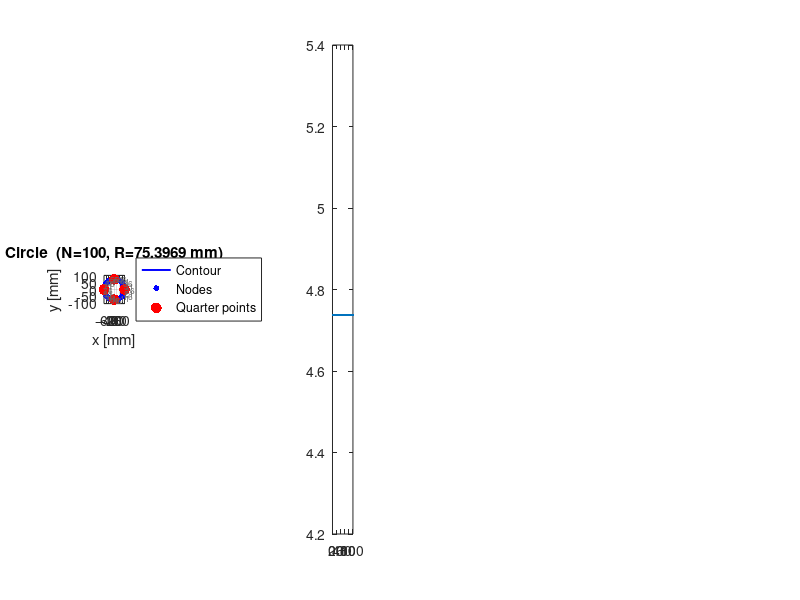

This figure's MATLAB source: (Note: this script raises an error after producing the figure.)
% generate_circle.m
% =========================================================================
% Generates a circular cross-section and saves it as a .mat file ready to
% be loaded by the Python optimizer.
%
% Geometry:
%   - Circle of radius R centred at the origin
%   - Nodes are distributed uniformly in polar angle, which also gives
%     uniform arc-length spacing along the circle
%   - Ordering is CCW, starting at the bottom point (0, -R)
%
% Output .mat fields  (must match what loadData() expects):
%   nodesCoords   [N x 3]  double  - (x, y, 0) in mm, row = one node
%   connectivity  [N x 2]  double  - 1-based edge pairs, closed loop
%                                   edge k connects node k -> node k+1
%                                   last edge connects node N -> node 1
%
% Recommended node count: 80-160 for a smooth spline representation.
%
% Dependencies: none (core MATLAB only)
%
% Francisco Arriscado / FEUP / 2026
% =========================================================================

clear; clc; close all;

%% ======================== USER PARAMETERS ================================

R       = 75.3969;     % [mm] Circle radius
n_total = 100;    % Total node count around the circumference

outputFile = 'partition_data_circle.mat';

% Optional angular offset to rotate the starting point without changing
% shape or spacing. Default keeps node 1 at the bottom point.
theta0_deg = -90; % [deg]


%% ======================== INPUT VALIDATION ===============================

assert(R > 0,        'R must be positive.');
assert(n_total >= 8, 'n_total should be at least 8.');


%% ======================== NODE GENERATION ================================
% Build N equally spaced angular samples over one full revolution.
% We generate N+1 samples and drop the duplicate endpoint.

theta = linspace(deg2rad(theta0_deg), deg2rad(theta0_deg) + 2*pi, n_total + 1)';
theta = theta(1:end-1);

x = R * cos(theta);
y = R * sin(theta);
z = zeros(n_total, 1);

nodesCoords = [x, y, z];
N = size(nodesCoords, 1);

assert(N == n_total, ...
    'Node count mismatch: expected %d, got %d.', n_total, N);


%% ======================== CONNECTIVITY ===================================

connectivity = [(1:N)', [2:N, 1]'];


%% ======================== QUALITY CHECKS =================================

dx    = diff(nodesCoords([1:end, 1], 1));
dy    = diff(nodesCoords([1:end, 1], 2));
edgeL = sqrt(dx.^2 + dy.^2);

perimeter       = sum(edgeL);
expected_perim  = 2 * pi * R;
perim_err       = abs(perimeter - expected_perim);
mean_edge       = mean(edgeL);
std_edge        = std(edgeL);
cv_edge         = std_edge / mean_edge;

radii = sqrt(nodesCoords(:,1).^2 + nodesCoords(:,2).^2);
radius_mean = mean(radii);
radius_std  = std(radii);
centroid    = mean(nodesCoords(:,1:2), 1);

fprintf('\n--- Quality Report ---\n');
fprintf('Radius        : %.3f mm\n', R);
fprintf('Nodes         : %d\n', N);
fprintf('Perimeter     : %.4f mm  (expected %.4f mm, error %.2e mm)\n', ...
    perimeter, expected_perim, perim_err);
fprintf('Mean edge len : %.4f mm\n', mean_edge);
fprintf('Std  edge len : %.4f mm\n', std_edge);
fprintf('CV (std/mean) : %.4f     (should be near zero)\n', cv_edge);
fprintf('Mean radius   : %.4f mm\n', radius_mean);
fprintf('Std  radius   : %.4e mm  (should be ~0)\n', radius_std);
fprintf('Centroid      : (%.4e, %.4e) mm  (should be ~0, 0)\n', ...
    centroid(1), centroid(2));


%% ======================== SAVE ===========================================

save(outputFile, 'nodesCoords', 'connectivity');
fprintf('\nSaved -> %s\n', outputFile);
fprintf('Fields: nodesCoords [%d x 3], connectivity [%d x 2]\n', N, N);
fprintf('To use: set dataFileName = ''%s'' in the optimizer.\n', outputFile);


%% ======================== PLOTS ==========================================

figure('Name', 'Circle geometry check', 'Position', [100 100 1100 380]);

% --- 1. Shape with cardinal markers --------------------------------------
subplot(1,3,1);
closed = [nodesCoords(:,1:2); nodesCoords(1,1:2)];
plot(closed(:,1), closed(:,2), 'b-', 'LineWidth', 1.4);
hold on;
scatter(nodesCoords(:,1), nodesCoords(:,2), 18, 'b', 'filled');

card_idx = unique(round(linspace(1, N+1, 5)));
card_idx(card_idx > N) = 1;
scatter(nodesCoords(card_idx,1), nodesCoords(card_idx,2), ...
    60, 'r', 'filled', 'DisplayName', 'Quarter points');

step = max(1, floor(N/20));
for k = 1:step:N
    text(nodesCoords(k,1)*1.07, nodesCoords(k,2)*1.07, num2str(k), ...
        'FontSize', 6, 'Color', [0.4 0.4 0.4]);
end

axis equal; grid on;
title(sprintf('Circle  (N=%d, R=%g mm)', N, R));
xlabel('x [mm]'); ylabel('y [mm]');
legend({'Contour','Nodes','Quarter points'}, 'Location','eastoutside');

% --- 2. Edge length profile ----------------------------------------------
subplot(1,3,2);
plot(1:N, edgeL, '.-', 'MarkerSize', 5, 'LineWidth', 0.8);
hold on;
yline(mean_edge, 'k--', sprintf('mean=%.3f mm', mean_edge));
xlabel('Edge index (k -> k+1)');
ylabel('Length [mm]');
title('Edge length profile');
grid on;
ylim([0, max(edgeL)*1.3]);

% --- 3. Approximate RoC preview (finite-difference curvature) ------------
subplot(1,3,3);
wrap = @(v) [v(end,:); v; v(1,:)];
nw = wrap(nodesCoords(:,1:2));
d1 = nw(3:end,:)   - nw(1:end-2,:);
d2 = nw(3:end,:) - 2*nw(2:end-1,:) + nw(1:end-2,:);
cross_z = d1(:,1).*d2(:,2) - d1(:,2).*d2(:,1);
den     = (d1(:,1).^2 + d1(:,2).^2).^(3/2) + 1e-12;
kappa   = abs(cross_z) ./ den;
RoC_approx = min(max(1./kappa, 5), 1221.95);

semilogy(1:N, RoC_approx, '.-', 'MarkerSize', 5, 'LineWidth', 0.8);
hold on;
yline(R, 'g--', sprintf('expected R = %.1f mm', R));
yline(5,       'r:', 'min clamp (5)');
yline(1221.95, 'r:', 'flat transition');
xlabel('Node index');
ylabel('RoC [mm]  (log scale)');
title('Approximate RoC (FD, not spline)');
grid on;

sgtitle(sprintf('Circle mockup  -  perimeter=%.1f mm, N=%d', perimeter, N));

fprintf('\nPlot rendered. Check:\n');
fprintf('  - Shape is circular and centred at the origin\n');
fprintf('  - Edge-length profile is nearly flat\n');
fprintf('  - RoC stays near the input radius across the contour\n');
